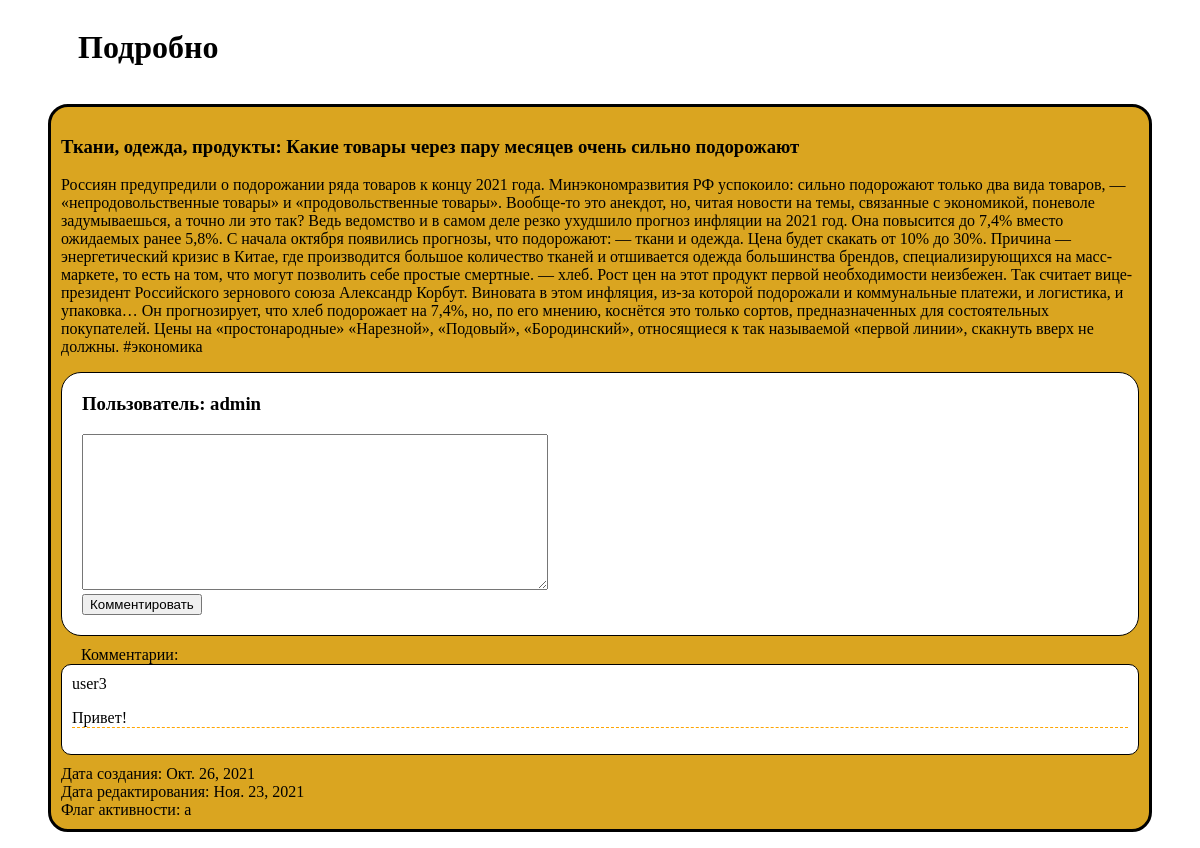
The app's page /1/comment_news/ (signed in) with its own data.
### app_news/models.py (models this page shows, shortened)
class News(models.Model):
    STATUS_CHOICES = [
        ('a', 'active'),
        ('n', 'not_active')
    ]
    title = models.CharField(max_length=500, db_index=True, verbose_name='Заголовок')
    content = models.TextField(max_length=3000, default='', verbose_name='Новость')
    created_at = models.DateField(auto_now_add=True, verbose_name='Дата создания')
    updated_at = models.DateField(auto_now=True, verbose_name='Дата редактирования')
    flag_active = models.CharField(max_length=1, choices=STATUS_CHOICES, default='n', verbose_name='Флаг активности')
    class Meta:
        db_table = 'news'
        ordering = ['created_at']
        verbose_name_plural = 'Новости'  # Переименовываем в админ-панели название таблицы с News на Новости

class Comments(models.Model):
    name = models.CharField(max_length=500, db_index=True, blank=True, verbose_name='Имя пользователя')
    text = models.TextField(max_length=3000, default='', verbose_name='Комментарий')
    news = models.ForeignKey('News', on_delete=models.CASCADE,
                             verbose_name='Комментируемая новость')
    user = models.ForeignKey(User, on_delete=models.CASCADE, null=True,
                             verbose_name='Пользователь')
    class Meta:
        db_table = 'comments'
        verbose_name_plural = 'Комментарии'

### app_news/views.py (the view, shortened to what this page needs)
# urls.py: path('<int:news_id>/comment_news/', CommentNews.as_view(), name='comment_news'),
class CommentNews(View):
    def get(self, request, news_id):
        news = News.objects.get(id=news_id)
        comments = Comments.objects.filter(news=news)
        comment_form = CommentsForm()
        return render(request, "news/comment_news.html", context={"comment_news": news,
                                                                  "comment_list": comments,
                                                                  "comment_form": comment_form})

### app_news/forms.py
class CommentsForm(forms.ModelForm):
    class Meta:
        model = Comments
        fields = ['name', 'text']
        widgets = {
            'name': forms.TextInput(attrs={'class': 'form-input', 'style': 'min-width:460px; height: 20px'}),
            'text': forms.Textarea(attrs={'class': 'content-box', 'style': 'min-width:460px; min-height: 100px'}),
        }

### app_news/templates/news/comment_news.html (shortened to what this page needs)
<!DOCTYPE html>
<html lang="en">
<head>
</head>
<body>
    <h1 style="padding-left: 70px; padding-right: 250px; display: inline-block">Подробно</h1>
    {% if comment_news %}
    <ul style="list-style-type: none">
        <li style="min-height: 20px; margin-bottom: 5px; padding: 10px; margin-right: 40px;
        border: 3px solid black; background-color: Goldenrod; border-radius: 20px; min-width: 500px">
            <div style="display: block; margin-bottom: 10px; min-width: 100px;">
                <h3>
                    {{ comment_news.title }}
                </h3>
            </div>
            <div style="display: block; min-width: 200px">
                <p style="min-width: 500px">{{ comment_news.content }}</p>
            </div>
            <form method="post" action="." style="background-color: white; min-width: 460px;
    padding: 20px; border-radius: 20px; margin-bottom: 10px; border: 1px solid black;">
                {% if request.user.is_authenticated %}
                    <h3 style="margin-top: 0; margin-right: 10px">Пользователь: {{ request.user.username }}</h3>
                    {{ comment_form.text }}
                {% else %}
                    <b>
                        {{ comment_form.as_p }}
                    </b>
                {% endif %}
                <button type="submit" style="display: block">Комментировать</button>
            </form>
            <span style="padding: 20px">Комментарии:</span>
            <div style="display: block; padding: 10px; margin-bottom: 10px; background-color: white;
            border: 1px solid black; border-radius: 10px">
                {% for comment in comment_news.comments_set.all %}
                    {% if comment.user %}
                        <span>{{ comment.user.username }}</span>
                        <p style="border-bottom: 1px dashed orange">{{ comment.text }}</p>
                    {% else %}
                        <span>{{ comment.name }} - анонимный пользователь</span>
                        <p style="border-bottom: 1px dashed orange">{{ comment.text }}</p>
                    {% endif %}
                {% endfor %}
            </div>
            <div style="display: flex; justify-content: space-between; align-items: center;">
                <div style="display: inline-block; width: 50%">
                    <div style="display: block; width: 250px">
                        <span>Дата создания: </span>
                    {{ comment_news.created_at }}
                    </div>
                    <div style="display: block; width: 250px">
                        <span>Дата редактирования: </span>
                    {{ comment_news.updated_at }}
                    </div>
                    <div style="display: block; width: 250px">
                        <span>Флаг активности: </span>
                    {{ comment_news.flag_active }}
                    </div>
                </div>
            </div>
        </li>
    </ul>
    {% else %}
        <p> Новостей нет </p>
    {% endif %}
</body>
</html>

### records on screen
News: title "Ткани, одежда, продукты: Какие товары через пару месяцев очень сильно подорожают", content "Россиян предупредили о подорожании ряда товаров к концу 2021 года. Минэкономразвития РФ успокоило: сильно подорожают только два вида товаров, — «непродовольственные товары» и «продовольственные товары». Вообще-то это анекдот, но, читая новости на темы, связанные с экономикой, поневоле задумываешься, а точно ли это так? Ведь ведомство и в самом деле резко ухудшило прогноз инфляции на 2021 год. Она повысится до 7,4% вместо ожидаемых ранее 5,8%. С начала октября появились прогнозы, что подорожают: — ткани и одежда. Цена будет скакать от 10% до 30%. Причина — энергетический кризис в Китае, где производится большое количество тканей и отшивается одежда большинства брендов, специализирующихся на…", created_at "Окт. 26, 2021", updated_at "Ноя. 23, 2021", flag_active "a"
Comments: user.username "user3", text "Привет!"

### other values on screen
{{ request.user.username }} "admin"
